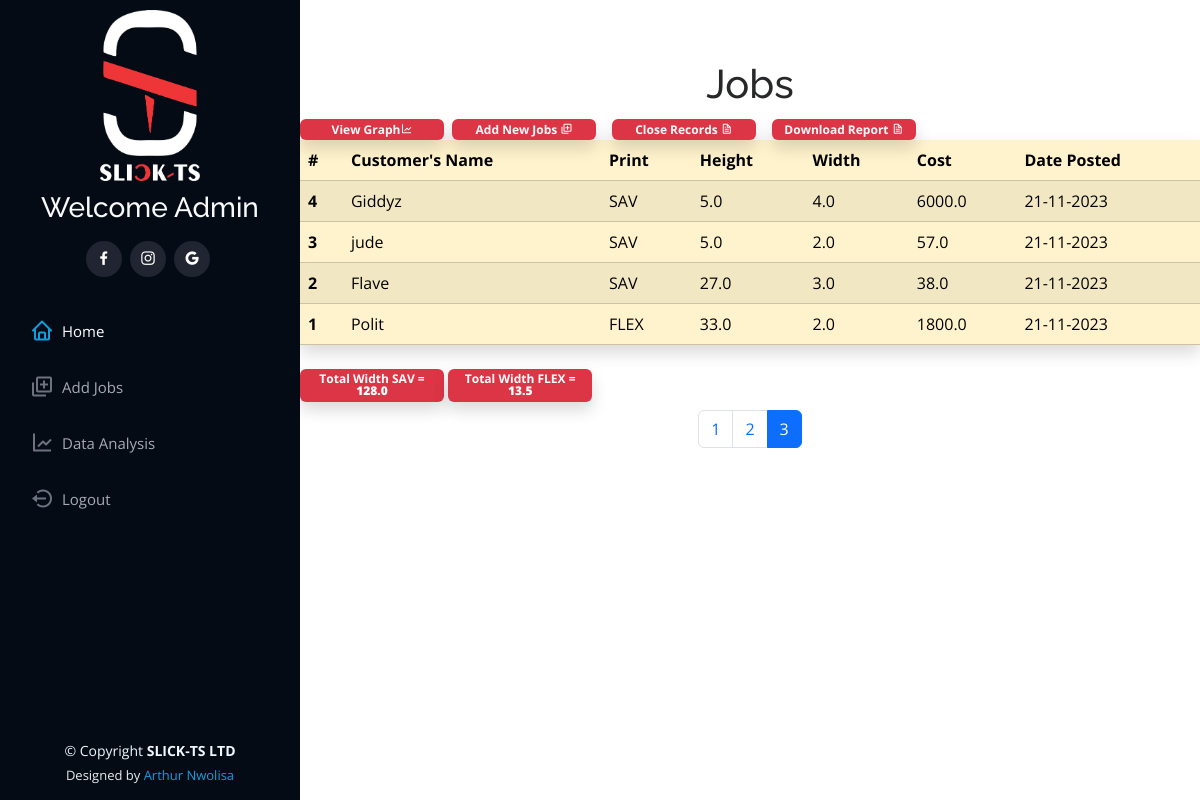
The app's page /view_jobs/?page=3 (signed in) with its own data.
### jobs/models.py (models this page shows, shortened)
class Jobs(models.Model):
    customer_name = models.CharField(max_length=50)
    print = models.ForeignKey(Prints, on_delete=models.CASCADE, related_name='prints')
    height = models.FloatField()
    width = models.FloatField()
    unit_price = models.FloatField(default=0, null=True, blank=True)
    cost = models.FloatField(null=True, blank=True)
    total_height = models.FloatField(null=True, blank=True)
    total_cost = models.FloatField(null=True, blank=True)
    date = models.DateTimeField(auto_now_add=True)

class Prints(models.Model):
    name = models.CharField(max_length=50)
    def __str__(self):
        return self.name

### jobs/views.py (the view)
# urls.py: path('view_jobs/', views.view_jobs, name='view_jobs'),
def view_jobs(request):
    month = 9
    print1 = Jobs.objects.all().order_by('-date')
    prnts = Jobs.objects.filter(date__lte=datetime.datetime.today(), date__gt=datetime.datetime.today()-datetime.timedelta(days=4)).values('date').annotate(count=Count('id'))
    trun = Jobs.objects.annotate(month=TruncMonth('date')).values('month',).annotate(c=Sum('width')).values('month', 'c', ).filter(print__name='SAV')
    flex = Jobs.objects.annotate(month=TruncMonth('date')).values('month',).annotate(f=Sum('width')).values('month', 'f').filter(print__name='FLEX')
    trt = Jobs.objects.filter(print__name='SAV').aggregate(cal=Sum('width'))
    sum_flex = Jobs.objects.filter(print__name='FLEX').aggregate(flex=Sum('width'))
    page = request.GET.get('page')
    num_of_items = 7
    paginator = Paginator(print1, num_of_items)
    try:
        print1 = paginator.page(page)
    except PageNotAnInteger:
        page = 1
        print1 = paginator.page(page)
    except EmptyPage:
        page = paginator.num_pages
        print1 = paginator.page(page)
    total_height = trt['cal']
    total_width_flex = sum_flex['flex']
    context = {
        'print1': print1,
        'trun': trun,
        'flex': flex,
        'paginator': paginator,
        'total_width_flex': total_width_flex,
        'total_height': total_height,
    }
    return render(request, 'jobs/view_jobs.html', context)

### jobs/templates/jobs/view_jobs.html (shortened to what this page needs)
{%extends 'jobs/base.html'%}
{%load crispy_forms_tags%}
{%block content%}
{%if request.user.is_authenticated%}
  <header id="header">
    <div class="d-flex flex-column">
      <div class="profile">
        <img src="/static/assets/img/SLICK-TS LOGO FOR PYTHON.png" alt="" class="img-fluid">
        <h3 class="text-center text-light">Welcome {{request.user.username|capfirst}}</h3>
        <div class="social-links mt-3 text-center">
           <a href="https://facebook.com/slickts" class="facebook"><i class="bx bxl-facebook"></i></a>
          <a href="https://instagram.com/slicktshirts" class="instagram"><i class="bx bxl-instagram"></i></a>
          <a href="https://maps.app.goo.gl/JXEzx77qv7nGNHN18" class="google-plus"><i class="bx bxl-google"></i></a>
        </div>
      </div>
      <nav id="navbar" class="nav-menu navbar">
        <ul>
          <li><a href="{%url 'index'%}" class="nav-link active"><i class="bx bx-home"></i> <span>Home</span></a></li>
         <li><a href="{%url 'work'%}" class="nav-link"><i class="bx bx-add-to-queue"></i> <span>Add Jobs</span></a></li>
         <li><a href="{%url 'graph'%}" class="nav-link"><i class="bx bx-line-chart"></i> <span>Data Analysis</span></a></li>
         <li><a href="{%url 'logout'%}" class="nav-link"><i class="bx bx-log-out-circle"></i> <span>Logout</span></a></li>
        </ul>
      </nav>
    </div>
  </header>
<div class="row">
    <section class="d-flex flex-column justify-content-center align-items-center">
      <div class="col-md-9 offset-md-3">
      <h1 class="text-center">Jobs</h1>
          <table class="table table-warning table-striped shadow">
  <thead>
    <tr>
      <th scope="col">#</th>
      <th scope="col">Customer's Name</th>
      <th scope="col">Print</th>
      <th scope="col">Height</th>
      <th scope="col">Width</th>
      <th scope="col">Cost</th>
      <th scope="col">Date Posted</th>
    </tr>
  </thead>
  <tbody>
  {%for row in print1%}
    <tr>
      <th scope="row">{{row.id}}</th>
      <td>{{row.customer_name}}</td>
      <td>{{row.print}}</td>
      <td>{{row.height}}</td>
      <td>{{row.width}}</td>
      <td>{{row.cost}}</td>
      <td>{{row.date|date:'d-m-Y'}}</td>
    </tr>
  {%endfor%}
  </tbody>
   <div class="badge bg-danger text-wrap shadow" style="width: 9rem;">
  <a href="{%url 'graph'%}" class="text-light">
    <span>View Graph</span><i class="bx bx-line-chart"></i></a>
</div>
<div class="badge bg-danger text-wrap shadow mx-2" style="width: 9rem;">
   <a href="{%url 'work'%}" class="text-light">Add New Jobs <i class="bx bx-add-to-queue"></i></a>
</div>
    <div class="badge bg-danger text-wrap shadow mx-2" style="width: 9rem;">
   <a href="{%url 'close_record'%}" class="text-light">Close Records <i class="bx bx-file"></i></a>
</div>
  <div class="badge bg-danger text-wrap shadow mx-2" style="width: 9rem;">
   <a href="{%url 'download_file'%}" class="text-light">Download Report <i class="bx bx-file"></i></a>
</div>
</table>
  <div class="badge bg-danger text-wrap shadow my-2" style="width: 9rem;">
 Total Width SAV = <b>{{total_height}}</b>
</div>
 <div class="badge bg-danger text-wrap shadow my-2" style="width: 9rem;">
 Total Width FLEX = <b>{{total_width_flex}}</b>
</div>
        <nav aria-label="Page navigation example">
  <ul class="pagination justify-content-center">
   {%for page in paginator.page_range%}
    {%if page == print1.number%}
    <li class="page-item active" aria-current="page">
      <span class="page-link">{{page}}</span>
    </li>
    {%else%}
    <li class="page-item"><a class="page-link" href="?page={{page}}">{{page}}</a></li>
    {%endif%}
    {%endfor%}
  </ul>
</nav>
      </div>
    </div>
  {%else%}
<h4 class="alert alert-danger my-3 mx-3">You have to login to access this page - <a href="{%url 'login'%}">Login</a></h4>
{%endif%}
{%endblock%}

### static/assets/css/style.css (style rules this page uses)
body { font-family: "Open Sans", sans-serif; color: #272829; }
a { color: #149ddd; text-decoration: none; }
h1, h2, h3, h4, h5, h6 { font-family: "Raleway", sans-serif; }
#header { position: fixed; top: 0; left: 0; bottom: 0; width: 300px; transition: all ease-in-out 0.5s; z-index: 9997; transition: all 0.5s; padding: 0 15px; background: #040b14; overflow-y: auto; }
#header .profile img { margin: 10px auto; display: block; width: 100px; border:#2c2f3f; }
#header .profile .social-links a { font-size: 18px; display: inline-block; background: #212431; color: #fff; line-height: 1; padding: 8px 0; margin-right: 4px; border-radius: 50%; text-align: center; width: 36px; height: 36px; transition: 0.3s; }
.nav-menu { padding: 30px 0 0 0; }
.nav-menu * { margin: 0; padding: 0; list-style: none; }
.nav-menu>ul>li { position: relative; white-space: nowrap; }
.nav-menu a, .nav-menu a:focus { display: flex; align-items: center; color: #a8a9b4; padding: 12px 15px; margin-bottom: 8px; transition: 0.3s; font-size: 15px; }
.nav-menu a i, .nav-menu a:focus i { font-size: 24px; padding-right: 8px; color: #6f7180; }
.nav-menu a:hover, .nav-menu .active, .nav-menu .active:focus, .nav-menu li:hover>a { text-decoration: none; color: #fff; }
.nav-menu a:hover i, .nav-menu .active i, .nav-menu .active:focus i, .nav-menu li:hover>a i { color: #149ddd; }
section { padding: 60px 0; overflow: hidden; }

### records on screen
Jobs: id "4", customer_name "Giddyz", print "SAV", height "5.0", width "4.0", cost "6000.0", date "21-11-2023"
Jobs: id "3", customer_name "jude", print "SAV", height "5.0", width "2.0", cost "57.0", date "21-11-2023"
Jobs: id "2", customer_name "Flave", print "SAV", height "27.0", width "3.0", cost "38.0", date "21-11-2023"
Jobs: id "1", customer_name "Polit", print "FLEX", height "33.0", width "2.0", cost "1800.0", date "21-11-2023"

### other values on screen
{{ request.user.username|capfirst }} "Admin"
{{ total_height }} "128.0"
{{ total_width_flex }} "13.5"
{{ page }} "1" "2"
{{ page }} "3"
